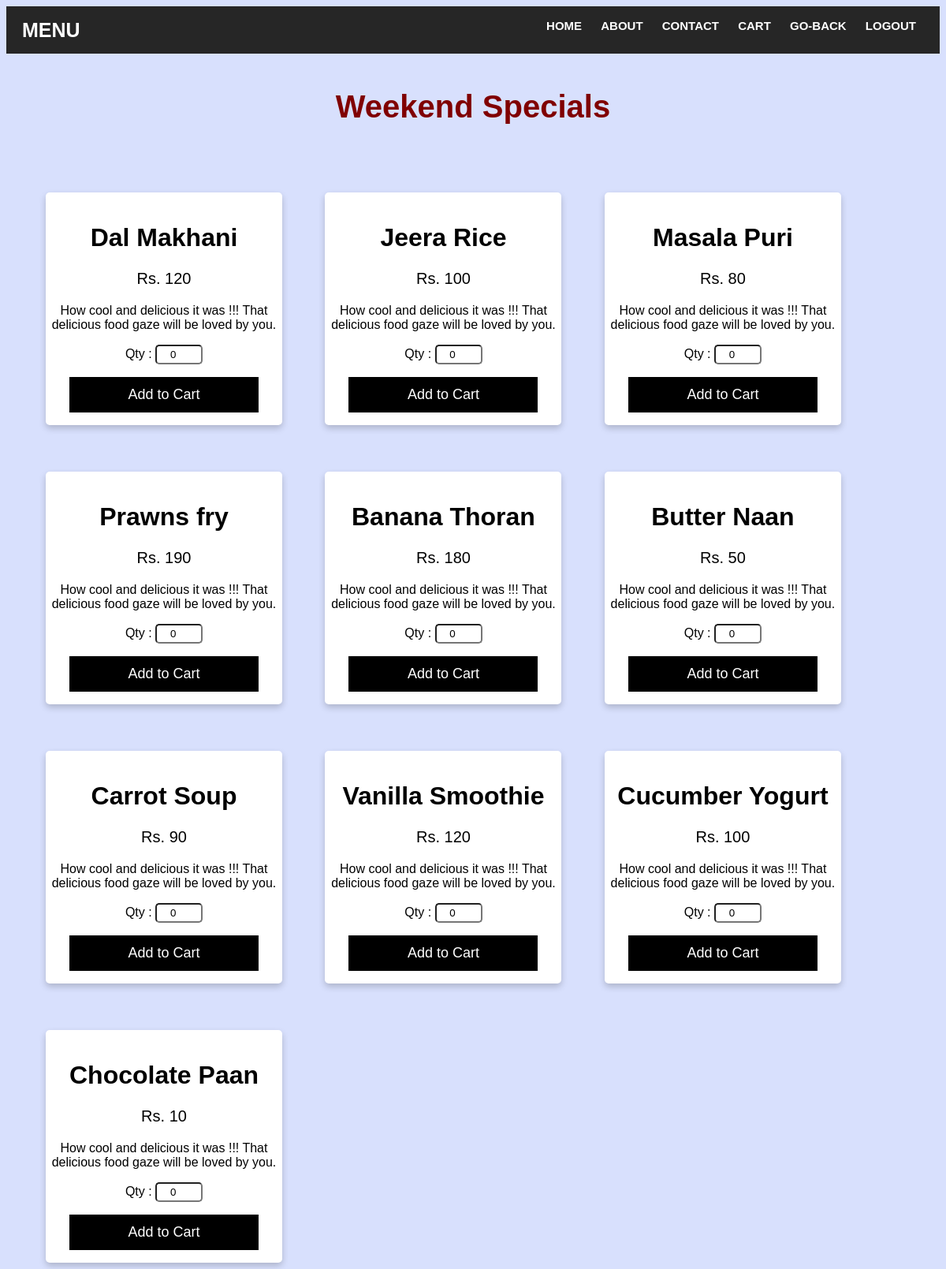
The app's page /ws/ with its own data.
### DreamDine/models.py (models this page shows)
class item(models.Model):
    name = models.CharField(max_length=50)
    category=models.CharField(max_length=50)
    price = models.IntegerField()
    image= models.URLField(max_length=300)
    class Meta:
        db_table = "item"

### DreamDine/views.py (the view)
# urls.py: path('ws/',views.ws),
def ws(request):
    wsitems = item.objects.filter(category="Weekend Specials")
    return render(request, 'ws.html',{'wsitems': wsitems})

### DreamDine/Templates/ws.html (shortened to what this page needs)
<!DOCTYPE html>
<html>
<head>
</head>
<body>
<header>
		<div class="logo">MENU</div>
		<nav>
			<ul>
				<li><a href="/index">Home</a></li>
				<li><a href="/about">About</a></li>
				<li><a href="/contact">Contact</a></li>
				<li><a href="/get_cart_items">cart</a></li>
				<li>
                <a href="/menu">Go-Back</a>
               </li>
				<li>
                <a href="/logout">Logout</a>
               </li>
			</ul>
		</nav>
</header>
<br>
<div class='heading'>
<h1 >Weekend Specials</h1>
</div>
{% for items in wsitems %}
    <div class="card">
        <form method="POST" action="{% url 'cart_add' name=items.name  %}">
  <h1>{{ items.name }}</h1>
  <p class="price">Rs. {{ items.price }}</p>
  <p>How cool and delicious it was !!! That delicious food gaze will be loved by you.</p>
    Qty&nbsp;:&nbsp;<input type="number" name="qty" value="0">
    <p><button>Add to Cart</button></p>
</div>
{% endfor %}
</body>
</html>

### DreamDine/Templates/ws.html (style rules this page uses)
* { box-sizing: border-box; }
body { font-family: Arial, Helvetica, sans-serif; }
input[type=number] { width: 20%; border-radius:5px; border-color: 5px black; height:25px; text-align:center; }
html { background-color:#d8e0fd; }
.card { display: inline-block; box-shadow: 0 4px 8px 0 rgba(0, 0, 0, 0.2); max-width: 300px; margin-top:5%; margin-left:50px; text-align: center; font-family: arial; background-color:white; border-radius:5px; }
.price { color: black; font-size: 20px; }
.card button { border: none; outline: 0; padding: 12px; color: white; background-color: #000; text-align: center; cursor: pointer; width: 80%; font-size: 18px; }
button { border: none; outline: 0; padding: 12px; color: white; background-color: #000; text-align: center; cursor: pointer; width: 10%; font-size: 18px; }
header { height: 60px; background: #262626; padding: 0 20px; line-height: 20px; font-size: 15px; }
.logo { width: 30%; float: left; color: #fff; font-weight: bold; text-transform: uppercase; line-height: 60px; font-size: 25px; font-family: sans-serif; }
nav { width: 68%; float: right; }
nav ul { list-style: none; float: right; }
nav ul li { display: inline-block; }
nav ul li a { text-decoration: none; color: #fff; font-family: sans-serif; font-weight: bold; margin: 0 10px; line-height: 4 0px; text-transform: uppercase; }
.heading { text-align:center; color:maroon ; font-size:20px; }

### records on screen
item: name "Dal Makhani", price "120"
item: name "Jeera Rice", price "100"
item: name "Masala Puri", price "80"
item: name "Prawns fry", price "190"
item: name "Banana Thoran", price "180"
item: name "Butter Naan", price "50"
item: name "Carrot Soup", price "90"
item: name "Vanilla Smoothie", price "120"
item: name "Cucumber Yogurt", price "100"
item: name "Chocolate Paan", price "10"
